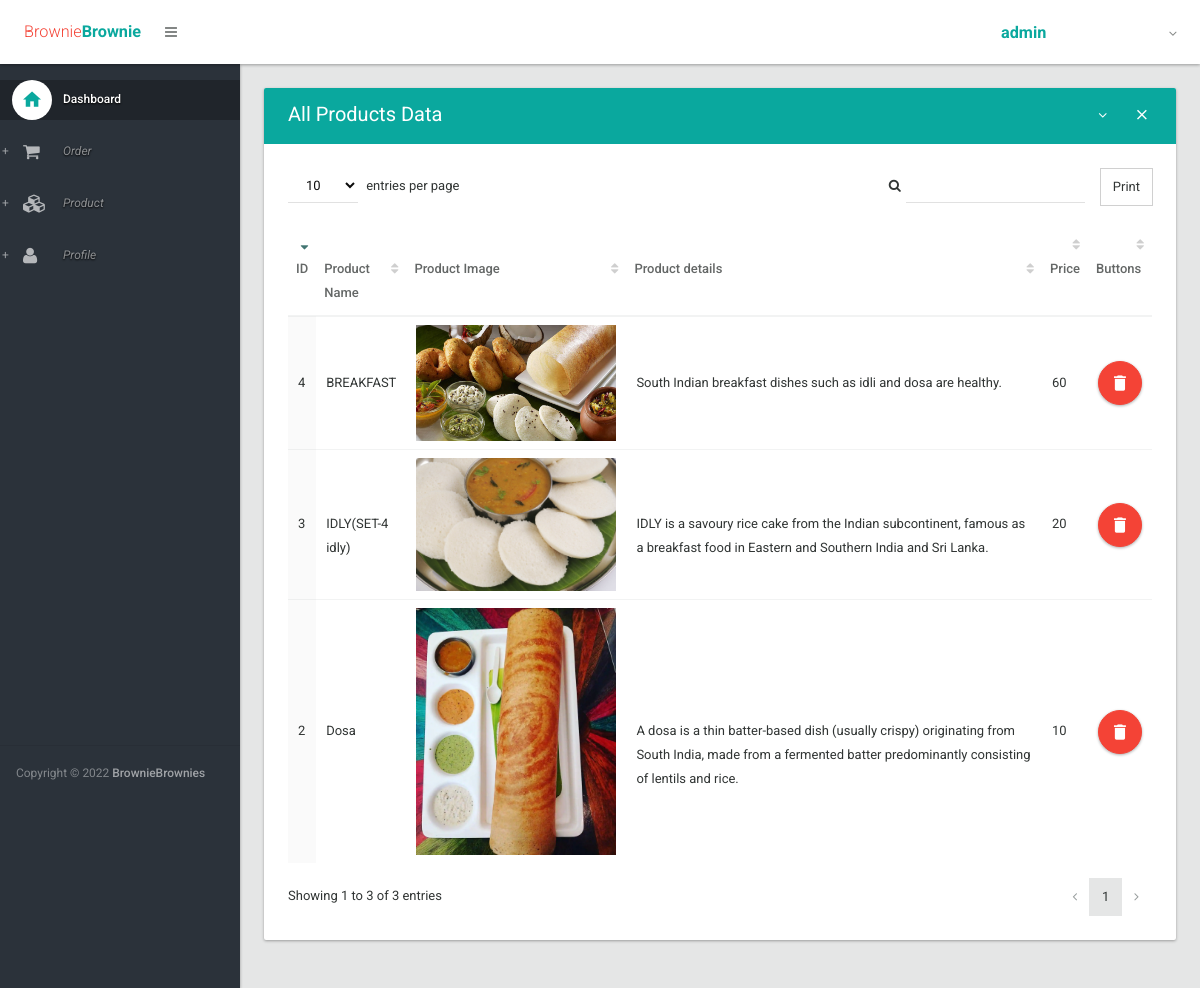
/products (signed in), run on the app's committed database.
### orders/models.py (models this page shows, shortened)
class Product(models.Model):
    product_name=models.CharField(max_length=200)
    product_details=models.TextField()
    price=models.IntegerField()
    active=models.IntegerField(default='1')
    product_image=models.ImageField(upload_to="images/")

### orders/views.py (the view)
# urls.py: url(r'^products$', my_order.index_product, name='home_product'),
@login_required
def index_product(request):
    products = Product.objects.filter(active='1')
    return render(request, 'index_product.html', {'products': products})

### orders/templates/index_product.html (shortened to what this page needs)
{% extends 'layout.html' %}
{% block body %}
                <section>
                    <div class="section-body">
                        <div class="row">
                            <div class="col-lg-12">
                                <div class="card">
                                    <div class="card-head style-primary">
                                        <header>All Products Data</header>
                                        <div class="tools">
                                            <a class="btn btn-icon-toggle btn-collapse"><i class="fa fa-angle-down"></i></a>
                                            <a class="btn btn-icon-toggle btn-close"><i class="md md-close"></i></a>
                                        </div>
                                    </div>
                                    <div class="card-body">
                                        <div class="table-responsive">
                                            <table id="datatable2" class="table order-column hover">
                                                <thead>
                                                    <tr>
                                                        <th width="70px">ID</th>
                                                        <th>Product Name</th>
                                                        <th>Product Image</th>
                                                        <th width="50%">Product details</th>
                                                        <th width="100px">Price</th>
                                                        {% if request.user.is_superuser %}
                                                        <th width="70px">Buttons</th>
                                                        {% endif %}
                                                    </tr>
                                                </thead>
                                                <tbody>
                                                    {% for product in products %}
                                                        <tr class="gradeX">
                                                            <td>{{ product.id }}</td>
                                                            <td>{{ product.product_name }}</td>
                                                            <td><img src="{{ product.product_image.url }}" width="200px"></td>
                                                            <td>{{ product.product_details }}</td>
                                                            <td>{{ product.price }}</td>
                                                            {% if request.user.is_superuser %}
                                                            <td>
                                                                <a href="{% url 'delete_product' product.id %}" class="btn ink-reaction btn-floating-action btn-danger" onclick="return confirm('Are you sure you want to delete this?')"><i class="md md-delete"></i> </a>
                                                            </td>
                                                            {% endif %}
                                                        </tr>
                                                    {% endfor %}
                                                </tbody>
                                            </table>
                                        </div>
                                    </div>
                                </div>
                            </div>
                        </div>
                    </div>
                </section>
{% endblock %}

### orders/templates/layout.html (shortened to what this page needs)
{% load staticfiles %}
<!DOCTYPE html>
<html lang="en">
	<head>
		<link type="text/css" rel="stylesheet" href="{% static 'css/bootstrap.css' %}" />
		<link type="text/css" rel="stylesheet" href="{% static 'css/materialadmin.css' %}" />
		<link type="text/css" rel="stylesheet" href="{% static 'css/font-awesome.min.css' %}" />
		<link type="text/css" rel="stylesheet" href="{% static 'css/material-design-iconic-font.min.css' %}" />
        <link type="text/css" rel="stylesheet" href="{% static 'css/libs/DataTables/jquery.dataTables.css' %}" />
		<link type="text/css" rel="stylesheet" href="{% static 'css/libs/DataTables/extensions/dataTables.colVis.css' %}" />
		<link type="text/css" rel="stylesheet" href="{% static 'css/libs/DataTables/extensions/dataTables.tableTools.css' %}" />
        <link type="text/css" rel="stylesheet" href="{% static 'css/libs/select2/select2.css' %}" />
        <link type="text/css" rel="stylesheet" href="{% static 'css/print.css' %}" />
	</head>
	<body class="menubar-pin menubar-hoverable header-fixed ">
		<header id="header" >
			<div class="headerbar">
				<div class="headerbar-left">
					<ul class="header-nav header-nav-options">
						<li class="header-nav-brand" >
							<div class="brand-holder">
								<a href="{% url 'home' %}">
									<span class="text-lg text-light text-danger">Brownie</span><span class="text-lg text-bold text-primary">Brownie</span>
								</a>
							</div>
						</li>
						<li>
							<a class="btn btn-icon-toggle menubar-toggle" data-toggle="menubar" href="javascript:void(0);">
								<i class="fa fa-bars"></i>
							</a>
						</li>
					</ul>
				</div>
				<div class="headerbar-right">
					<ul class="header-nav header-nav-profile">
						<li class="dropdown">
							<a href="javascript:void(0);" class="dropdown-toggle ink-reaction" data-toggle="dropdown">
								<span class="profile-info">
									<h4 class="text-lg text-bold text-primary">{{request.user.username}}</h4>
								</span>
							</a>
						</li>
					</ul>
				</div>
			</div>
		</header>
		<div id="base">
			<div id="content">
                {% block body %}
                {% endblock %}
			</div>
			<div id="menubar" class="menubar-inverse ">
				<div class="menubar-scroll-panel">
					<ul id="main-menu" class="gui-controls">
						<li>
							<a href="{% url 'home' %}" class="active">
								<div class="gui-icon"><i class="md md-home"></i></div>
								<span class="title">Dashboard</span>
							</a>
						</li>
						<li class="gui-folder">
							<a>
								<div class="gui-icon"><i class="fa fa-shopping-cart"></i></div>
								<span class="title">Order</span>
							</a>
						</li>
						<li class="gui-folder">
							<a>
								<div class="gui-icon"><i class="fa fa-cubes"></i></div>
								<span class="title">Product</span>
							</a>
						</li>
						<li class="gui-folder">
							<a>
								<div class="gui-icon"><i class="fa fa-user"></i></div>
								<span class="title">Profile</span>
							</a>
						</li>
					</ul>
					<div class="menubar-foot-panel">
						<small class="no-linebreak hidden-folded">
							<span class="opacity-75">Copyright &copy; {% now "Y" %}</span> <strong>BrownieBrownies</strong>
						</small>
					</div>
				</div>
			</div>
		</div>
	</body>
</html>

### data on the page
Product: id "2", product_name "Dosa", product_image (picture), product_details "A dosa is a thin batter-based dish (usually crispy) originating from South India, made from a fermented batter predominantly consisting of lentils and rice.", price "10"
Product: id "3", product_name "IDLY(SET-4 idly)", product_image (picture), product_details "IDLY is a savoury rice cake from the Indian subcontinent, famous as a breakfast food in Eastern and Southern India and Sri Lanka.", price "20"
Product: id "4", product_name "BREAKFAST", product_image (picture), product_details "South Indian breakfast dishes such as idli and dosa are healthy.", price "60"

### other printed values
{{ request.user.username }} "admin"
